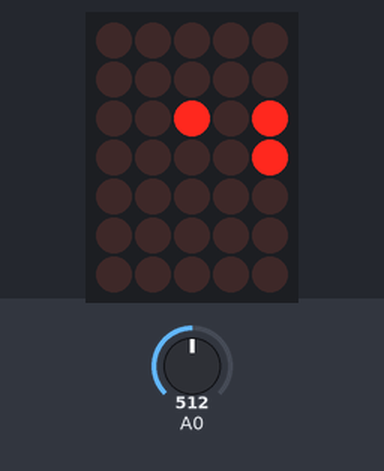
A sketch run on a simulated Arduino Uno, built with avr-gcc and run on an emulated ATmega328P. Shown: 5×7 LED matrix. Wiring (inferred from the names in the program): LED matrix (orientation assumed): rows pin 12, pin 11, pin 2, pin 9, pin 4, pin 5, pin 6; columns pin 13, pin 3, pin 10, pin 7, pin 8. Inputs (shaded band) come from the test bench; at power-on: A0 = 512.

Above: at 1.28 s.
1.3 s: A0 set to 716
At 2.2 s:
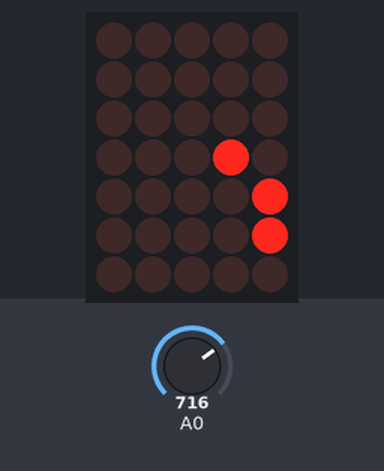
4.3 s: A0 set to 900
At 5.0 s:
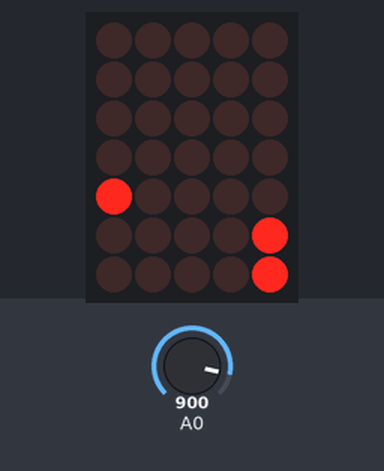
7.3 s: A0 set to 306
At 7.9 s:
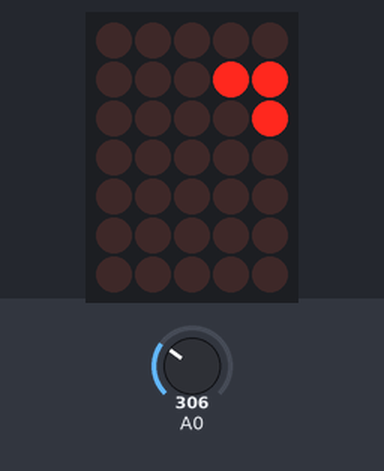
10.3 s: A0 set to 184
13.3 s: A0 set to 159
At 14.7 s:
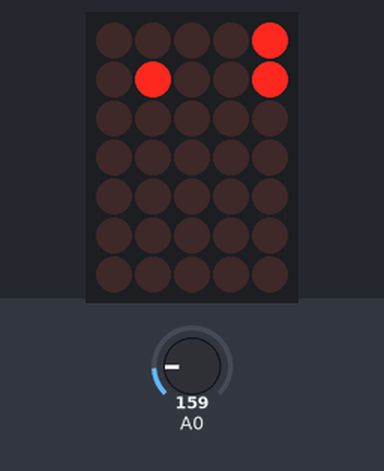
16.3 s: A0 set to 511
At 17.0 s:
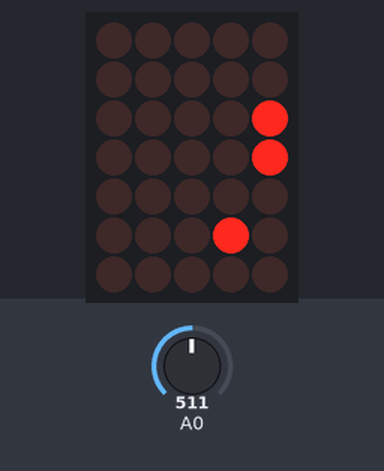
Timing chart, 0 to 19.3 s (numbered marks = the images above; inputs shaded):
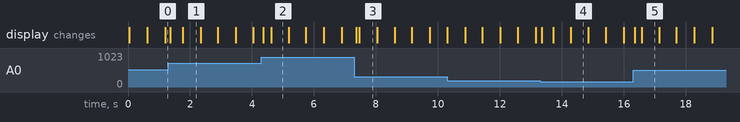

Measured:
- the behaviour switches between 171 and 170 on A0 (found by bisection; images 3 and 4)
- after the input at 1.3 s, the display: first changes after 0.06 s (image 1 shows a later state)
- after the input at 4.3 s, the display: first changes after 0.06 s (image 2 shows a later state)
- after the input at 7.3 s, the display: first changes after 0.06 s (image 3 shows a later state)
- after the input at 13.3 s, the display: changes after 0.06 s (image 4)
- after the input at 16.3 s, the display: first changes after 0.06 s (image 5 shows a later state)
- what the display in image 1 shows lasts 0.5 s, from 1.8 s to 2.3 s

The sketch:

week10_d.ino
```cpp
unsigned int i, line = 0;
int rx, num = 0;
char col = 0, row = 0, bar;
const char pin_col[5] = {13, 3, 10, 7, 8};
const char pin_row[7] = {12, 11, 2, 9, 4, 5, 6};
const char col_table[8] = {0, 1, 2, 3, 4, 3, 2, 1};
const char row_table[12] = {0x01, 0x02, 0x04, 0x08, 0x10, 0x20, 0x40, 0x20, 0x10, 0x08, 0x04, 0x02};
const char bar_table[6] = {0x03, 0x06, 0x0c, 0x18, 0x30, 0x60};

void setup() {
  for(i = 0; i < 5; i++) pinMode(pin_col[i], OUTPUT);
  for(i = 0; i < 7; i++) pinMode(pin_row[i], OUTPUT);
}

void loop() {
  unsigned int wk = line % 5;

  for(i = 0; i < 5; i++) digitalWrite(pin_col[i], LOW);
  for(i = 0; i < 7; i++) digitalWrite(pin_row[i], HIGH);

  digitalWrite(pin_col[wk], HIGH);

  if(wk == col_table[col])
    for(i = 0; i < 7; i++)
      if(row_table[row] & (0x01 << i))
        digitalWrite(pin_row[i], LOW);

  if(wk == 4)
    for(i = 0; i < 7; i++)
      if(bar_table[bar] & (0x01 << i))
        digitalWrite(pin_row[i], LOW);

  line++;
  delay(2);

  bar = analogRead(A0) / 171;

  if(!(line % 256)) {
    if(col == 7) col = 0;
    else col++;
    if(row == 11) row = 0;
    else row++;
  }
}
```
